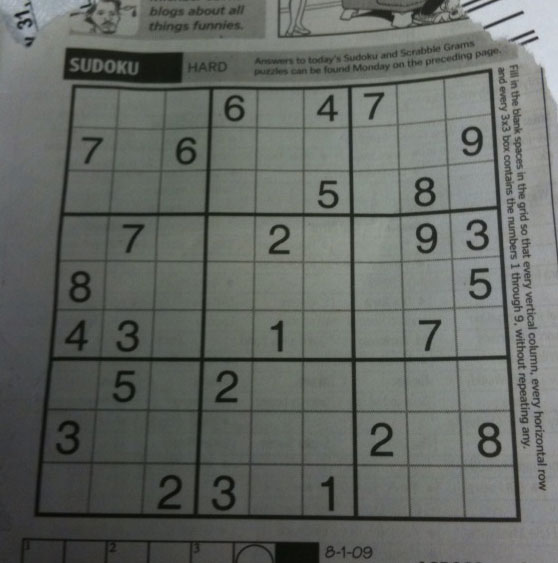
#> input picture BasicsCommands/sudoku.png, 558 x 563 px
$ python adaptive_thresholding_opencv_python.py
#> lines starting #> are read from the running program, lines starting #| are printed output that depends on the picture; after the words box and inside, x2 and y2 are one past the last pixel; in counts of white or black regions, pixels touching at a corner belong together
import cv2 as cv
import numpy as np

img = cv.imread('sudoku.png', 0)
#> img: shape (563, 558); min 7, max 218, mean 101.8

_, th1 = cv.threshold(img, 127, 255, cv.THRESH_BINARY)
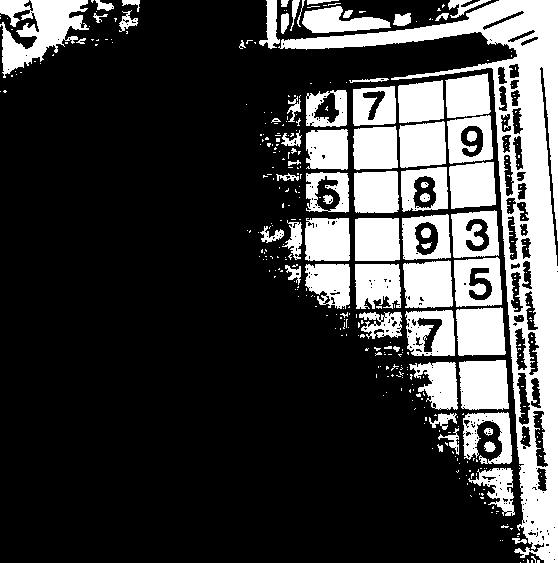
#> th1: shape (563, 558); 25.3% white; 376 white regions (307 under 20 px), largest, box (x1, y1, x2, y2) and area: (278, 0, 558, 563) 25952, (0, 0, 89, 78) 3634, (459, 360, 509, 410) 2273
th2 = cv.adaptiveThreshold(img, 255, cv.ADAPTIVE_THRESH_MEAN_C, cv.THRESH_BINARY, 11, 2)
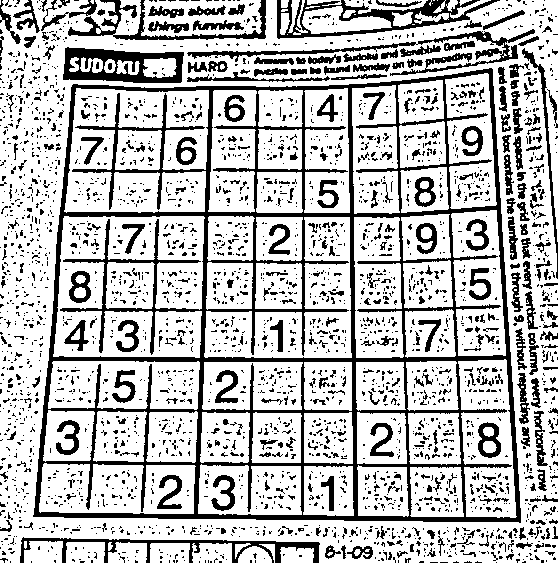
#> th2: shape (563, 558); 74.4% white; 2935 black regions (2574 under 20 px), largest, box (x1, y1, x2, y2) and area: (33, 68, 521, 523) 30399, (277, 0, 500, 39) 2538, (63, 47, 184, 83) 2362
th3 = cv.adaptiveThreshold(img, 255, cv.ADAPTIVE_THRESH_GAUSSIAN_C, cv.THRESH_BINARY, 11, 2)
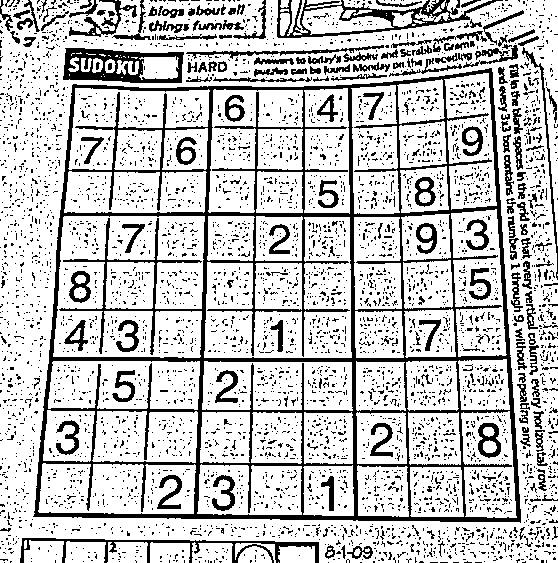
#> th3: shape (563, 558); 77.6% white; 4658 black regions (4444 under 20 px), largest, box (x1, y1, x2, y2) and area: (33, 68, 521, 523) 26610, (277, 0, 503, 38) 2178, (63, 48, 184, 83) 2143
pp = cv.erode(th3, (2, 2))
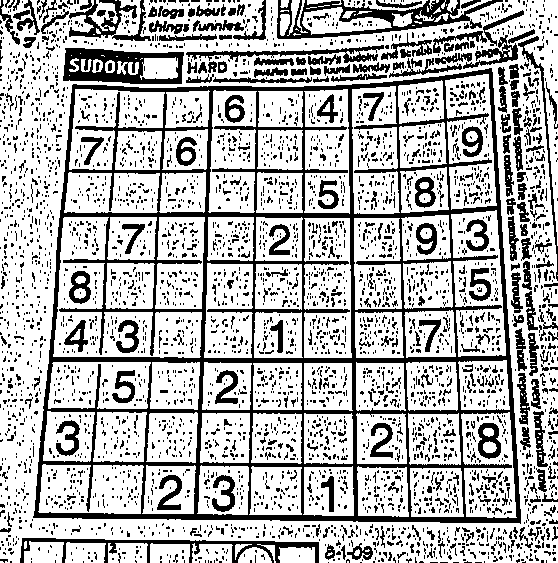
#> pp: shape (563, 558); 71% white; 3986 black regions (3626 under 20 px), largest, box (x1, y1, x2, y2) and area: (33, 68, 521, 524) 31282, (277, 0, 503, 39) 2837, (63, 48, 184, 84) 2454

cv.imshow('Image', img)
cv.imshow('th1', th1)
cv.imshow('th2', th2)
cv.imshow('th3', th3)
cv.imshow('erode', pp)

cv.waitKey(0)
cv.destroyAllWindows()
